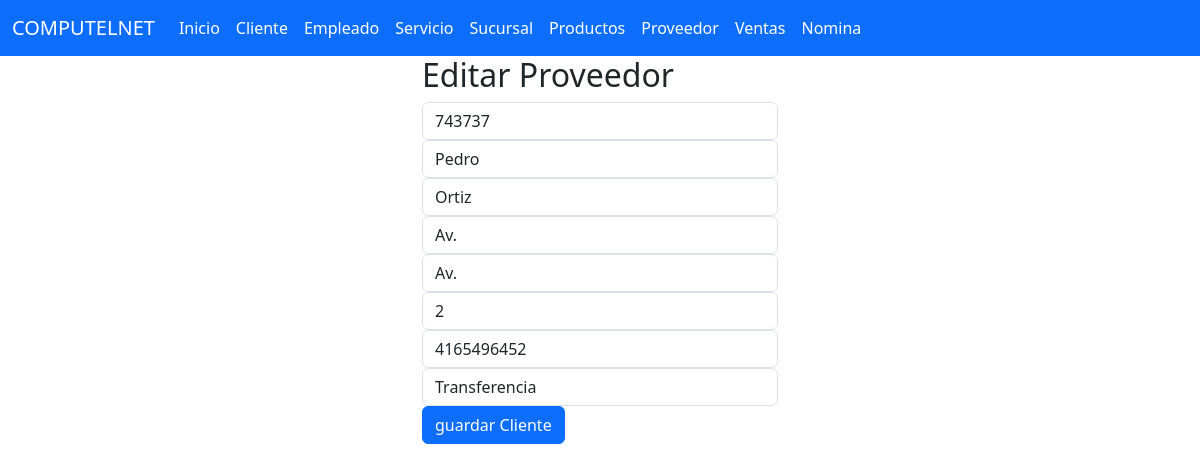
The page /seleccionarProveedor/743737 on the database its author committed.
### proveedor_app/models.py (models this page shows, shortened)
class Proveedor (models.Model):
    Id_Proveedor=models.CharField(primary_key=True,max_length=6)
    Nombre=models.CharField(max_length=50)
    Apellido=models.CharField(max_length=50)
    Direccion=models.CharField(max_length=300)
    Ruta=models.CharField(max_length=300)
    Sucursales=models.CharField(max_length=3)
    Num_Tel=models.CharField(max_length=10)
    Metodo_Trans=models.CharField(max_length=200)

### proveedor_app/views.py (the view)
# urls.py: path("seleccionarProveedor/<Id_Proveedor>",views.seleccionarProveedor, name="seleccionaProveedor"),
def seleccionarProveedor(request,Id_Proveedor):
    Proveedores=Proveedor.objects.get(Id_Proveedor=Id_Proveedor)
    return render(request,"editarProveedor.html",{'listaProveedores':Proveedores})

### proveedor_app/templates/editarProveedor.html
{% extends "base.html" %}
{% block cuerpo %}
<div class="row">
    <div class="col-md-4 offset-md-4">
        <h2>Editar Proveedor</h2>
        <div class="car-body">
            <form action="/editarProveedor/" method="POST"> {% csrf_token %}
                <div class="form-group">
                    <input type="text" id="txtId_Proveedor" name="txtId_Proveedor" class="form-control" value={{listaProveedores.Id_Proveedor}} placeholder="ID Proveedor" minlength="1" maxlength="6" readonly required>
                </div>
                <div class="form-group ">
                    <input type="text" id="txtNombre" name="txtNombre"  class="form-control" value={{listaProveedores.Nombre}} placeholder="Nombre(s)" minlength="1" maxlength="200" required>
                </div>
                <div class="form-group">
                    <input type="text" id="txtApellido" name="txtApellido"  class="form-control" value={{listaProveedores.Apellido}} placeholder="Apellido(s)" min="1" max="300" required>
                </div>
                <div class="form-group">
                    <input type="text" id="txtDireccion" name="txtDireccion"  class="form-control" value={{listaProveedores.Direccion}} placeholder="Direccion" min="1" max="10000" required>
                </div>
                <div class="form-group">
                    <input type="text" id="txtRuta" name="txtRuta"  class="form-control" value={{listaProveedores.Ruta}} placeholder="Ruta" required>
                </div>
                <div class="form-group">
                    <input type="text" id="txtSucursales" name="txtSucursales"  class="form-control" value={{listaProveedores.Sucursales}} placeholder="numero de Sucursales" min="1" max="6" required>
                </div>
                <div class="form-group">
                    <input type="text" id="txtNum_Tel" name="txtNum_Tel"  class="form-control" value={{listaProveedores.Num_Tel}} placeholder="Numero de Telefono" min="1" maxlength="10" required>
                </div>
                <div class="form-group">
                    <input type="text" id="txtMetodo_Trans" name="txtMetodo_Trans"  class="form-control" value={{listaProveedores.Metodo_Trans}} placeholder="Metodo de Transaccion" min="1" max="6" required>
                </div>
                <div class="car-body">
                    <button type="submit" class="btn btn-primary">guardar Cliente</button>
                </div>
            </form>
        </div>
    </div>
</div>
{% endblock  %}

### rows shown on the page
Proveedor: txtId_Proveedor "743737", txtNombre "Pedro", txtApellido "Ortiz", txtSucursales "2", txtNum_Tel "4165496452", txtMetodo_Trans "Transferencia"
